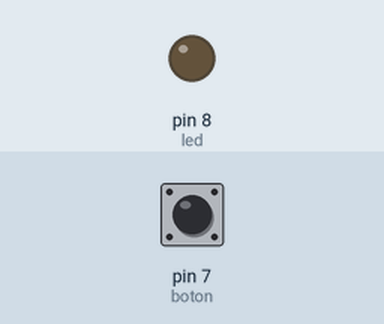
Recording of a sketch running on a simulated Arduino Uno, built with avr-gcc and run on an emulated ATmega328P. On the bench: output pins drawn as LEDs (lit = HIGH). The inputs (shaded band) are chosen by the test bench; at power-on: pin 7 (boton) LOW.

Above: at 1.2 s.
1.3 s: pin 7 (boton) pulled HIGH for 0.15 s
At 1.37 s:
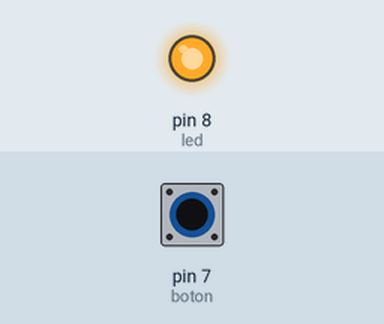
2.9 s: pin 7 (boton) pulled HIGH for 3.2 s
At 7.1 s:
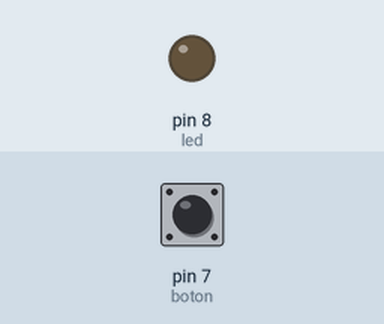
Timing chart, 0 to 8.6 s (numbered marks = the images above; inputs shaded):
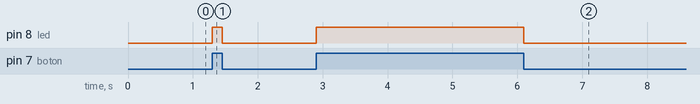

The sketch:

Progra_v1.ino
```cpp
#define led 8
#define boton 7
int estado;

void setup(){
  pinMode(led,OUTPUT);
  pinMode(boton,INPUT);
}

void loop(){
  estado = digitalRead(boton);
  if (estado==HIGH){
    digitalWrite(led,HIGH);
  }
  else{digitalWrite(led,LOW);
  }
}
```

Measured:
- after the input at 1.3 s, pin 8 (led): LOW → HIGH at once, → LOW 0.15 s later
- after the input at 2.9 s, pin 8 (led): LOW → HIGH at once, → LOW 3.2 s later
